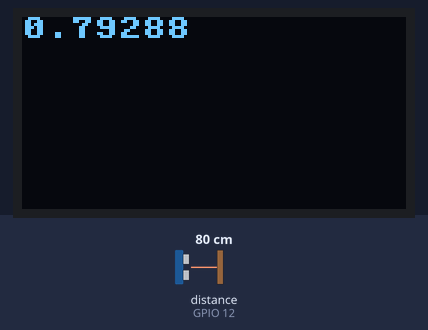
This program was run on a simulated ESP8266 board running MicroPython. Shown: 128×64 one-colour display. The test bench sets the inputs (shaded band); at power-on: distance to the obstacle (sensor on GPIO 12) 80 cm. The echo pulse lasts 58.3 µs per cm; library files of the repository ran but are not shown: ssd1306.py; what the program prints to the serial console is not drawn.

Above: at 1.2 s.
1.3 s: distance to the obstacle (sensor on GPIO 12) set to 2 cm
At 1.7 s:
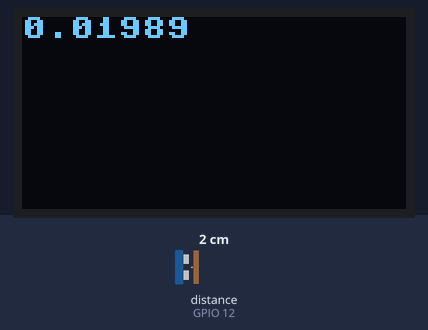
2.8 s: distance to the obstacle (sensor on GPIO 12) set to 4 cm
At 3.2 s:
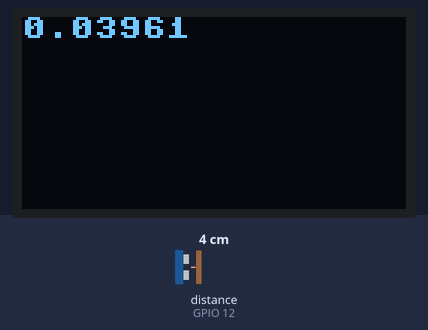
4.3 s: distance to the obstacle (sensor on GPIO 12) set to 9 cm
At 4.7 s:
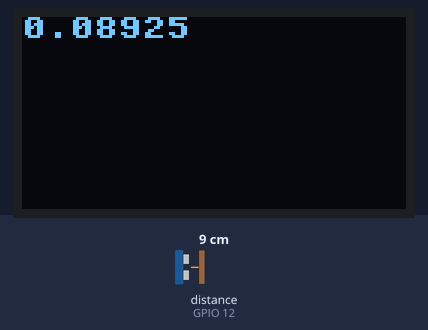
Timing chart, 0 to 7.3 s (numbered marks = the images above; inputs shaded):
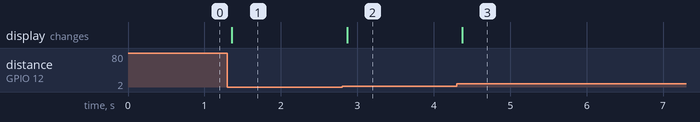

Measured:
- after the input at 1.3 s, the display: changes after 0.06 s (image 1)
- after the input at 2.8 s, the display: changes after 0.07 s (image 2)
- after the input at 4.3 s, the display: changes after 0.08 s (image 3)

The program:

oledUltrasonicDemo.py
```python
import machine, ssd1306
import time
from time import sleep
import ultrasonic

i2c = machine.I2C(scl=machine.Pin(4), sda=machine.Pin(5))
oled = ssd1306.SSD1306_I2C(128, 64, i2c)

trig=machine.Pin(16, machine.Pin.OUT)
echo=machine.Pin(12, machine.Pin.IN)
sensor = ultrasonic.Ultrasonic(trig, echo)

while True:
    print("top of the loop")
    oled.fill(0)
    distance = sensor.distance()
    print(distance)
    oled.text(str(distance),0,0)
    oled.show()
    time.sleep(0.1)
```

ultrasonic.py
```python
"""Micropython module for HC-SR04 ultrasonic ranging module."""
""" https://forum.micropython.org/viewtopic.php?f=16&t=2436&start=20 """
from machine import Pin, time_pulse_us
from time import sleep_us


class Ultrasonic:
    """HC-SR04 ultrasonic ranging module class."""

    def __init__(self, trig_Pin, echo_Pin):
        """Initialize Input(echo) and Output(trig) Pins."""
        self._trig = trig_Pin
        self._echo = echo_Pin
        self._trig.init(Pin.OUT)
        self._echo.init(Pin.IN)
        self._sound_speed = 340  # m/s

    def _pulse(self):
        """Trigger ultrasonic module with 10us pulse."""
        self._trig.on()
        sleep_us(10)
        self._trig.off()

    def distance(self):
        """Measure pulse length and return calculated distance [m]."""
        self._pulse()
        pulse_width_s = time_pulse_us(self._echo, Pin.on) / 1000000
        dist_m = (pulse_width_s / 2) * self._sound_speed
        return dist_m

    def calibration(self, known_dist_m):
        """Calibrate speed of sound."""
        self._sound_speed = known_dist_m / self.distance() * self._sound_speed
        print("Speed of sound was successfully calibrated! \n" +
              "Current value: " + str(self._sound_speed) + " m/s")
```
